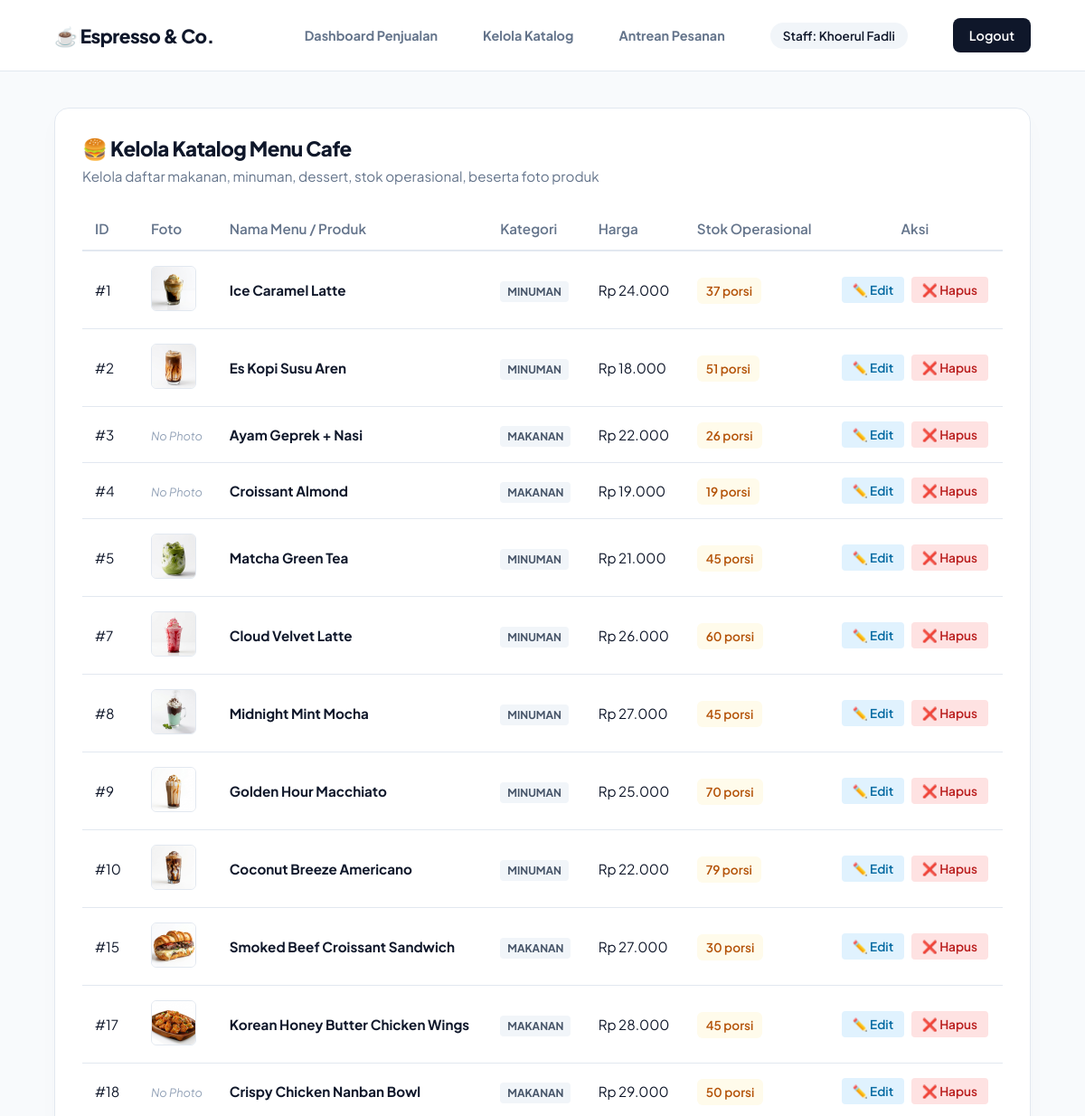
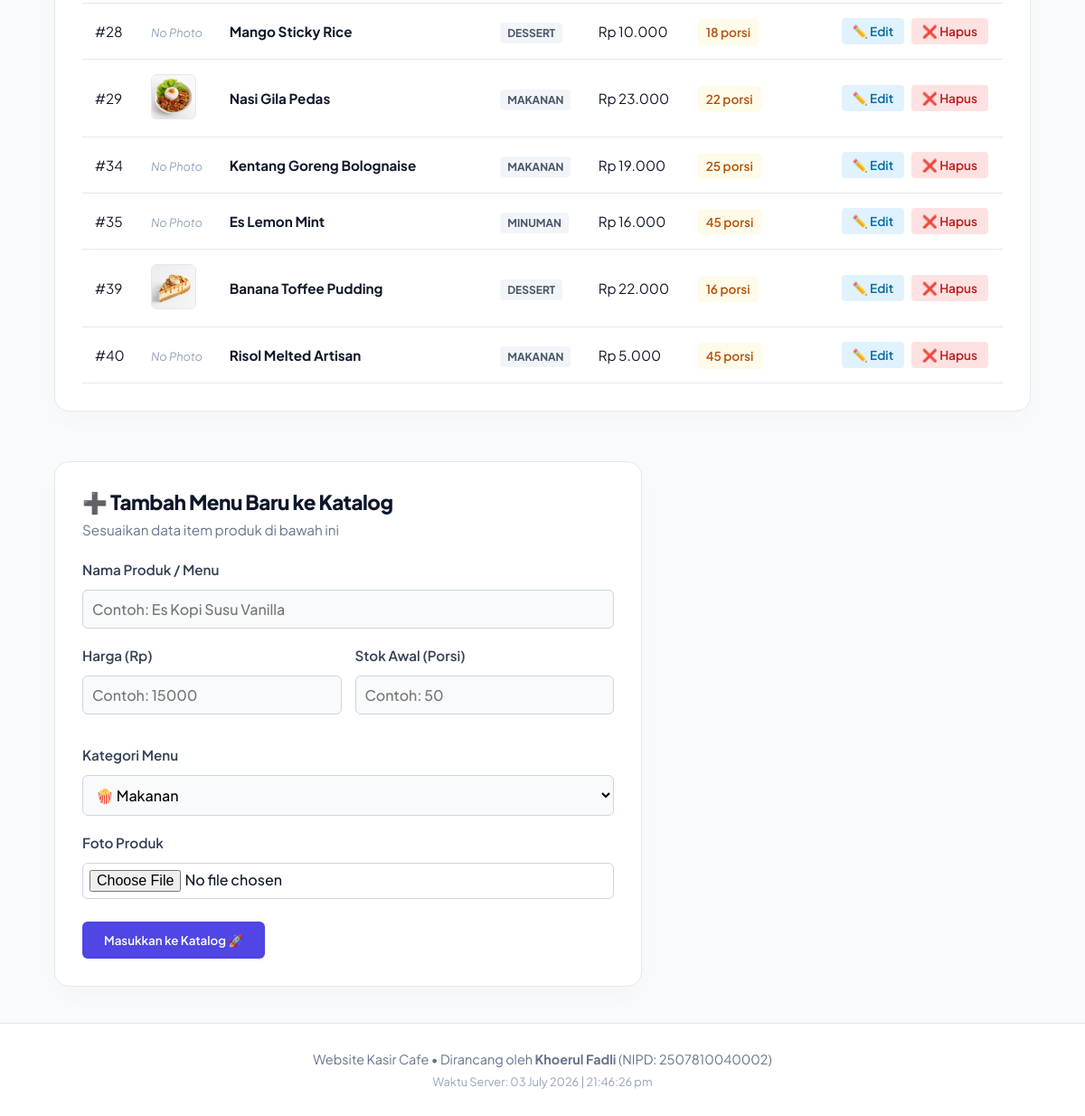
Page /katalog.php (signed in) on the committed database (2 pictures, top to bottom).
### tables this page shows
CREATE TABLE `produk` (
  `id_produk` int(11) NOT NULL,
  `nama_produk` varchar(100) NOT NULL,
  `harga` int(11) NOT NULL,
  `stok` int(11) NOT NULL,
  `kategori` varchar(50) NOT NULL,
  `foto` varchar(255) DEFAULT NULL
);

### database.php (called while the page is built, shortened)
<?php
class DatabaseConnection {
    protected $host = "127.0.0.1";
    protected $uname = "root";
    protected $pass = "";
    protected $db = "db_cafe_uas";
    protected $port = 3307;
    public function __construct() {
        $this->db_handle = mysqli_connect($this->host, $this->uname, $this->pass, $this->db, $this->port);
    }
}
class CafeSystem extends DatabaseConnection {
    public function get_all_produk($search = '') {
        $search = mysqli_real_escape_string($this->db_handle, $search);
        if (!empty($search)) {
            $query = "SELECT * FROM produk WHERE nama_produk LIKE '%$search%' OR kategori LIKE '%$search%'";
        } else {
            $query = "SELECT * FROM produk";
        }
        $execute = mysqli_query($this->db_handle, $query);
        $result = [];
        while ($row = mysqli_fetch_assoc($execute)) { $result[] = $row; }
        return $result;
    }
}
$app = new CafeSystem();
?>

### katalog.php (the view, shortened to what this page needs)
<?php
require_once 'database.php';
$menu_edit = null;
include 'header_petugas.php';
?>
<div class="dashboard-grid" style="grid-template-columns: 1fr;">
    <div class="glass-card animate-fade-in">
        <div class="card-header">
            <h3>🍔 Kelola Katalog Menu Cafe</h3>
            <p class="subtitle">Kelola daftar makanan, minuman, dessert, stok operasional, beserta foto produk</p>
        </div>
        <div class="table-responsive">
            <table class="modern-table">
                <thead>
                    <tr>
                        <th>ID</th>
                        <th>Foto</th>
                        <th>Nama Menu / Produk</th>
                        <th>Kategori</th>
                        <th>Harga</th>
                        <th>Stok Operasional</th>
                        <th style="text-align: center;">Aksi</th>
                    </tr>
                </thead>
                <tbody>
                    <?php foreach($app->get_all_produk() as $p): ?>
                    <tr>
                        <td>#<?php echo $p['id_produk']; ?></td>
                        <td>
                            <?php if(!empty($p['foto']) && file_exists($p['foto'])): ?>
                                <img src="<?php echo $p['foto']; ?>" style="width: 50px; height: 50px; object-fit: cover; border-radius: 6px; border: 1px solid #e2e8f0;">
                            <?php else: ?>
                                <span style="color: #94a3b8; font-size: 0.8rem; font-style: italic;">No Photo</span>
                            <?php endif; ?>
                        </td>
                        <td><strong><?php echo htmlspecialchars($p['nama_produk']); ?></strong></td>
                        <td><span class="time-tag" style="text-transform: uppercase; font-size: 0.75rem; font-weight: 700; background: #f1f5f9; color: #475569; padding: 4px 8px; border-radius: 4px;"><?php echo htmlspecialchars($p['kategori'] ?? 'Makanan'); ?></span></td>
                        <td>Rp <?php echo number_format($p['harga'],0,',','.'); ?></td>
                        <td><span class="stock-badge"><?php echo $p['stok']; ?> porsi</span></td>
                        <td style="text-align: center;">
                            <a href="katalog.php?edit_menu_id=<?php echo $p['id_produk']; ?>#form-menu-section" class="btn-action" style="background: #e0f2fe; color: #0369a1; text-decoration: none; padding: 6px 12px; border-radius: 4px; font-size: 0.85rem; font-weight: 600;">✏️ Edit</a>
                            <a href="katalog.php?hapus_menu_id=<?php echo $p['id_produk']; ?>" onclick="return confirm('Hapus menu <?php echo $p['nama_produk']; ?> dari katalog?')" class="btn-action" style="background: #fee2e2; color: #b91c1c; text-decoration: none; padding: 6px 12px; border-radius: 4px; font-size: 0.85rem; font-weight: 600; margin-left: 5px;">❌ Hapus</a>
                        </td>
                    </tr>
                    <?php endforeach; ?>
                </tbody>
            </table>
        </div>
    </div>
    <div id="form-menu-section" class="glass-card animate-fade-in" style="margin-top: 25px; max-width: 650px;">
        <div class="card-header">
            <h3><?php echo $menu_edit ? '✏️ Edit Detail Menu' : '➕ Tambah Menu Baru ke Katalog'; ?></h3>
            <p class="subtitle">Sesuaikan data item produk di bawah ini</p>
        </div>
        <form method="POST" action="" enctype="multipart/form-data">
            <div class="form-group">
                <label style="font-weight: 600; color: #334155;">Nama Produk / Menu</label>
                <input type="text" name="nama_produk" class="form-control" value="<?php echo $menu_edit ? htmlspecialchars($menu_edit['nama_produk']) : ''; ?>" placeholder="Contoh: Es Kopi Susu Vanilla" required autocomplete="off" style="width: 100%; padding: 10px; margin-top: 5px; border: 1px solid #cbd5e1; border-radius: 6px;">
            </div>
            <div style="display: grid; grid-template-columns: 1fr 1fr; gap: 15px; margin-top: 15px;">
                <div class="form-group">
                    <label style="font-weight: 600; color: #334155;">Harga (Rp)</label>
                    <input type="number" name="harga" class="form-control" value="<?php echo $menu_edit ? $menu_edit['harga'] : ''; ?>" placeholder="Contoh: 15000" required style="width: 100%; padding: 10px; margin-top: 5px; border: 1px solid #cbd5e1; border-radius: 6px;">
                </div>
                <div class="form-group">
                    <label style="font-weight: 600; color: #334155;">Stok Awal (Porsi)</label>
                    <input type="number" name="stok" class="form-control" value="<?php echo $menu_edit ? $menu_edit['stok'] : ''; ?>" placeholder="Contoh: 50" required style="width: 100%; padding: 10px; margin-top: 5px; border: 1px solid #cbd5e1; border-radius: 6px;">
                </div>
            </div>
            <div class="form-group" style="margin-top: 15px;">
                <label style="font-weight: 600; color: #334155;">Kategori Menu</label>
                <select name="kategori" class="form-control" style="width: 100%; padding: 10px; margin-top: 5px; border: 1px solid #cbd5e1; border-radius: 6px; background: #f8fafc; font-weight: 500;">
                    <option value="Makanan" <?php echo ($menu_edit && $menu_edit['kategori'] == 'Makanan') ? 'selected' : ''; ?>>🍿 Makanan</option>
                </select>
            </div>
            <div class="form-group" style="margin-top: 15px;">
                <label style="font-weight: 600; color: #334155;">Foto Produk</label>
                <input type="file" name="foto" class="form-control" accept="image/*" style="width: 100%; padding: 7px; margin-top: 5px; border: 1px solid #cbd5e1; border-radius: 6px; background: #fff;">
            </div>
            <div style="display: flex; gap: 10px; margin-top: 25px;">
                <?php if($menu_edit): ?>
                    <button type="submit" name="update_menu" style="background: #4f46e5; color: white; border: none; padding: 12px 24px; border-radius: 6px; font-weight: 600; cursor: pointer;">Simpan Perubahan</button>
                    <a href="katalog.php" style="background: #e2e8f0; color: #334155; text-decoration: none; padding: 12px 20px; border-radius: 6px; font-weight: 600; display: inline-flex; align-items: center;">Batal</a>
                <?php else: ?>
                    <button type="submit" name="tambah_menu" style="background: #4f46e5; color: white; border: none; padding: 12px 24px; border-radius: 6px; font-weight: 600; cursor: pointer;">Masukkan ke Katalog 🚀</button>
                <?php endif; ?>
            </div>
        </form>
    </div>
</div>
<?php include 'footer_petugas.php'; ?>

### header_petugas.php (shortened to what this page needs)
<!DOCTYPE html>
<html lang="id">
<head>
    <link rel="stylesheet" href="style.css">
</head>
<body>
    <nav class="main-navbar">
        <div class="nav-brand">☕ Espresso & Co.</div>
        <div class="nav-menu" style="display: flex; align-items: center; gap: 50px;">
            <a href="dashboard.php" class="btn-link" style="text-decoration: none; font-weight: 700; font-size: 0.9rem;">Dashboard Penjualan</a>
            <a href="katalog.php" class="btn-link" style="text-decoration: none; font-weight: 700; font-size: 0.9rem;">Kelola Katalog</a>
            <a href="index.php" class="btn-link" style="text-decoration: none; font-weight: 700; font-size: 0.9rem;">Antrean Pesanan</a>
            <span class="kasir-badge">Staff: <?php echo htmlspecialchars($_SESSION['nama_kasir'] ?? 'Kasir'); ?></span>
            <a href="logout.php" class="btn-secondary">Logout</a>
        </div>
    </nav>
    <main class="main-container">

### footer_petugas.php
</main>
    <footer class="main-footer">
        <p>Website Kasir Cafe &bull; Dirancang oleh <strong>Khoerul Fadli</strong> (NIPD: 2507810040002)</p>
        <p class="timestamp">Waktu Server: <?php echo date('d F Y | H:i:s a'); ?></p>
    </footer>
</body>
</html>

### style.css (style rules this page uses)
:root { --bg-base: #f8fafc; --surface: #ffffff; --text-main: #0f172a; --text-muted: #64748b; --primary: #0f172a; --success: #10b981; --danger: #ef4444; --border: #e2e8f0; --radius: 16px; --transition: cubic-bezier(0.4, 0, 0.2, 1) 0.3s; }
* { margin: 0; padding: 0; box-sizing: border-box; font-family: 'Plus Jakarta Sans', sans-serif; }
body { background-color: var(--bg-base); color: var(--text-main); min-height: 100vh; display: flex; flex-direction: column; }
.main-navbar { background: #ffffff; color: var(--text-main); padding: 20px 5%; display: flex; justify-content: space-between; align-items: center; border-bottom: 1px solid var(--border); }
.nav-brand { font-weight: 800; font-size: 1.3rem; letter-spacing: -0.5px; }
.nav-menu { display: flex; align-items: center; gap: 20px; }
.kasir-badge { background: #f1f5f9; padding: 6px 14px; border-radius: 20px; font-size: 0.85rem; font-weight: 600; }
.btn-secondary { background: var(--text-main); color: white; padding: 10px 18px; border-radius: 8px; text-decoration: none; font-size: 0.9rem; font-weight: 600; }
.btn-link { color: var(--text-muted); text-decoration: none; font-size: 0.95rem; font-weight: 600; transition: 0.2s; }
.main-container { padding: 40px 5%; flex: 1; }
.dashboard-grid { display: grid; grid-template-columns: 2fr 1fr; gap: 30px; max-width: 1200px; margin: 0 auto; }
.glass-card { background: var(--surface); border: 1px solid var(--border); border-radius: var(--radius); padding: 30px; box-shadow: 0 10px 25px rgba(0, 0, 0, 0.02); }
.card-header { margin-bottom: 25px; }
.card-header h2, .card-header h3 { font-size: 1.4rem; font-weight: 800; letter-spacing: -0.5px; }
.subtitle { color: var(--text-muted); font-size: 0.95rem; margin-top: 6px; }
.table-responsive { overflow-x: auto; }
.modern-table { width: 100%; border-collapse: collapse; text-align: left; font-size: 0.95rem; }
.modern-table th { padding: 14px; border-bottom: 2px solid var(--border); color: var(--text-muted); font-weight: 600; }
.modern-table td { padding: 16px 14px; border-bottom: 1px solid var(--border); vertical-align: middle; }
.time-tag { background: #f1f5f9; padding: 6px 10px; border-radius: 6px; font-weight: 700; font-size: 0.85rem; color: var(--text-muted); }
.stock-badge { background: #fffbeb; color: #b45309; padding: 6px 10px; border-radius: 6px; font-weight: 600; font-size: 0.85rem; }
.form-group { margin-bottom: 20px; }
.form-group label { display: block; font-size: 0.95rem; font-weight: 600; margin-bottom: 8px; }
.form-control { width: 100%; padding: 14px 18px; border: 2px solid var(--border); border-radius: 12px; font-size: 1rem; background: #f8fafc; transition: 0.2s; font-weight: 500; }
.btn-action { padding: 8px 16px; border-radius: 8px; text-decoration: none; font-weight: 600; font-size: 0.85rem; display: inline-block; transition: 0.2s; }
.main-footer { text-align: center; padding: 30px; background: #ffffff; border-top: 1px solid var(--border); font-size: 0.9rem; color: var(--text-muted); }
.timestamp { font-size: 0.8rem; margin-top: 8px; color: #94a3b8; }
.animate-fade-in { animation: fadeIn 0.6s var(--transition); }

### rows in the picture
produk: id_produk "1", foto (picture), nama_produk "Ice Caramel Latte", kategori "MINUMAN", harga "24.000", stok "37"
produk: id_produk "2", foto (picture), nama_produk "Es Kopi Susu Aren", kategori "MINUMAN", harga "18.000", stok "51"
produk: id_produk "3", shows "No Photo", nama_produk "Ayam Geprek + Nasi", kategori "MAKANAN", harga "22.000", stok "26"
produk: id_produk "4", shows "No Photo", nama_produk "Croissant Almond", kategori "MAKANAN", harga "19.000", stok "19"
produk: id_produk "5", foto (picture), nama_produk "Matcha Green Tea", kategori "MINUMAN", harga "21.000", stok "45"
produk: id_produk "7", foto (picture), nama_produk "Cloud Velvet Latte", kategori "MINUMAN", harga "26.000", stok "60"
produk: id_produk "8", foto (picture), nama_produk "Midnight Mint Mocha", kategori "MINUMAN", harga "27.000", stok "45"
produk: id_produk "9", foto (picture), nama_produk "Golden Hour Macchiato", kategori "MINUMAN", harga "25.000", stok "70"
produk: id_produk "10", foto (picture), nama_produk "Coconut Breeze Americano", kategori "MINUMAN", harga "22.000", stok "79"
produk: id_produk "15", foto (picture), nama_produk "Smoked Beef Croissant Sandwich", kategori "MAKANAN", harga "27.000", stok "30"
produk: id_produk "17", foto (picture), nama_produk "Korean Honey Butter Chicken Wings", kategori "MAKANAN", harga "28.000", stok "45"
produk: id_produk "18", shows "No Photo", nama_produk "Crispy Chicken Nanban Bowl", kategori "MAKANAN", harga "29.000", stok "50"
produk: id_produk "28", shows "No Photo", nama_produk "Mango Sticky Rice", kategori "DESSERT", harga "10.000", stok "18"
produk: id_produk "29", foto (picture), nama_produk "Nasi Gila Pedas", kategori "MAKANAN", harga "23.000", stok "22"
produk: id_produk "34", shows "No Photo", nama_produk "Kentang Goreng Bolognaise", kategori "MAKANAN", harga "19.000", stok "25"
produk: id_produk "35", shows "No Photo", nama_produk "Es Lemon Mint", kategori "MINUMAN", harga "16.000", stok "45"
produk: id_produk "39", foto (picture), nama_produk "Banana Toffee Pudding", kategori "DESSERT", harga "22.000", stok "16"
produk: id_produk "40", shows "No Photo", nama_produk "Risol Melted Artisan", kategori "MAKANAN", harga "5.000", stok "45"

### other values in the picture
$_SESSION['nama_kasir'] "Khoerul Fadli"
